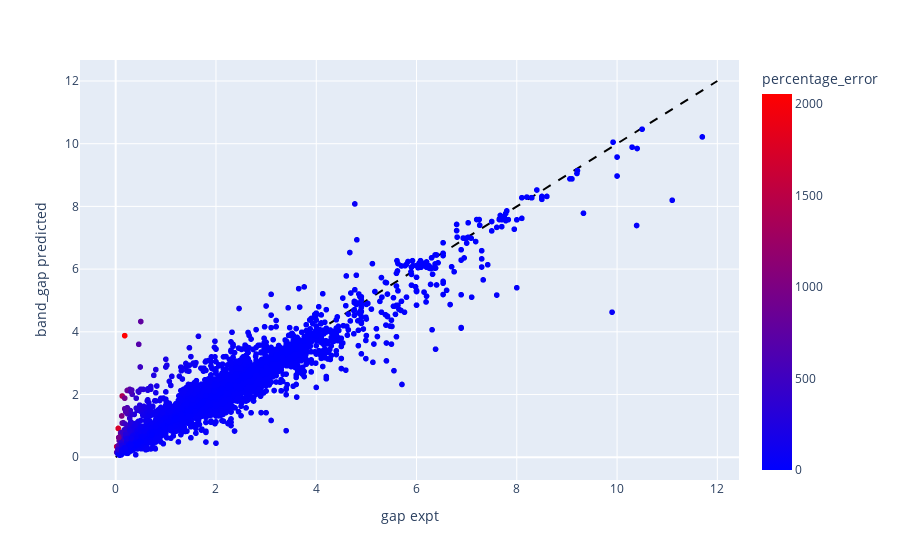

The notebook cell saved with this chart:
### Code cell
import plotly.express as px
import plotly.graph_objects as go 

refrence_line = go.Scatter(
    x=[0, 12],
    y=[0,12] ,
    line=dict(color='black', dash='dash'),
    mode="lines",
    showlegend=False
)

fig = px.scatter(
    bg_data_cleaned,
    x="gap expt",
    y="band_gap predicted",
    hover_name="formula",
    color='percentage_error',
    color_continuous_scale=px.colors.sequential.Bluered
)

fig.add_trace(refrence_line)
fig.show()

### Figure 1 — Plotly figure (JSON) as saved in the notebook; plotly's stock layout.template omitted (floating-point values rounded to 4 significant figures; data arrays with more than 128 entries replaced by an {"elided": "..."} marker saying what was removed)
{"data": [{"hovertemplate": "<b>%{hovertext}</b><br><br>gap expt=%{x}<br>band_gap predicted=%{y}<br>percentage_error=%{marker.color}<extra></extra>", "hovertext": {"elided": "3895 str values"}, "legendgroup": "", "marker": {"color": {"elided": "3895 float values"}, "coloraxis": "coloraxis", "symbol": "circle"}, "mode": "markers", "name": "", "showlegend": false, "type": "scattergl", "x": {"elided": "3895 float values"}, "xaxis": "x", "y": {"elided": "3895 float values"}, "yaxis": "y"}, {"line": {"color": "black", "dash": "dash"}, "mode": "lines", "showlegend": false, "type": "scatter", "x": [0, 12], "y": [0, 12]}], "layout": {"coloraxis": {"colorbar": {"title": {"text": "percentage_error"}}, "colorscale": [[0, "rgb(0,0,255)"], [1, "rgb(255,0,0)"]]}, "legend": {"tracegroupgap": 0}, "margin": {"t": 60}, "xaxis": {"anchor": "y", "domain": [0, 1], "title": {"text": "gap expt"}}, "yaxis": {"anchor": "x", "domain": [0, 1], "title": {"text": "band_gap predicted"}}}}
